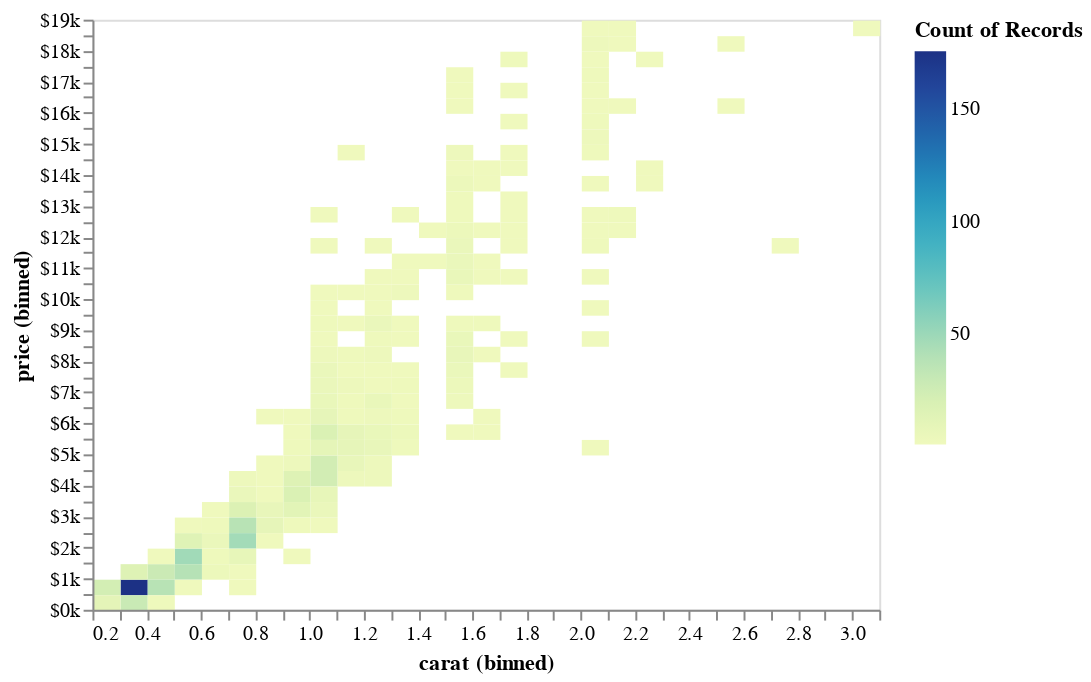

Here is the notebook cell this chart was saved with:
### Markdown cell above
Formaters can also be combined.

### Code cell
alt.Chart(diamonds).mark_rect().encode(
    alt.X('carat', bin=alt.Bin(maxbins=40)),
    alt.Y('price', bin=alt.Bin(maxbins=40), axis=alt.Axis(format='$~s')),
    alt.Color('count()'))

### Figure 1 — Vega-Lite specification as saved in the notebook (floating-point values rounded to 4 significant figures; data arrays with more than 128 entries replaced by an {"elided": "..."} marker saying what was removed)
{"$schema": "https://vega.github.io/schema/vega-lite/v4.8.1.json", "config": {"view": {"continuousHeight": 300, "continuousWidth": 400}}, "data": {"name": "data-257cef40f6410df84e608745ea41c69e"}, "datasets": {"data-257cef40f6410df84e608745ea41c69e": {"elided": "1000 records"}}, "encoding": {"color": {"aggregate": "count", "type": "quantitative"}, "x": {"bin": {"maxbins": 40}, "field": "carat", "type": "quantitative"}, "y": {"axis": {"format": "$~s"}, "bin": {"maxbins": 40}, "field": "price", "type": "quantitative"}}, "mark": "rect"}
